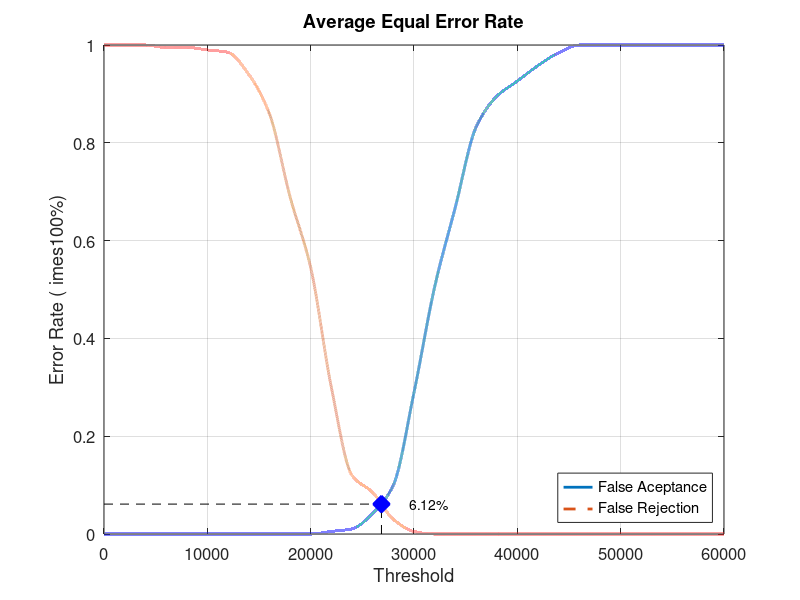
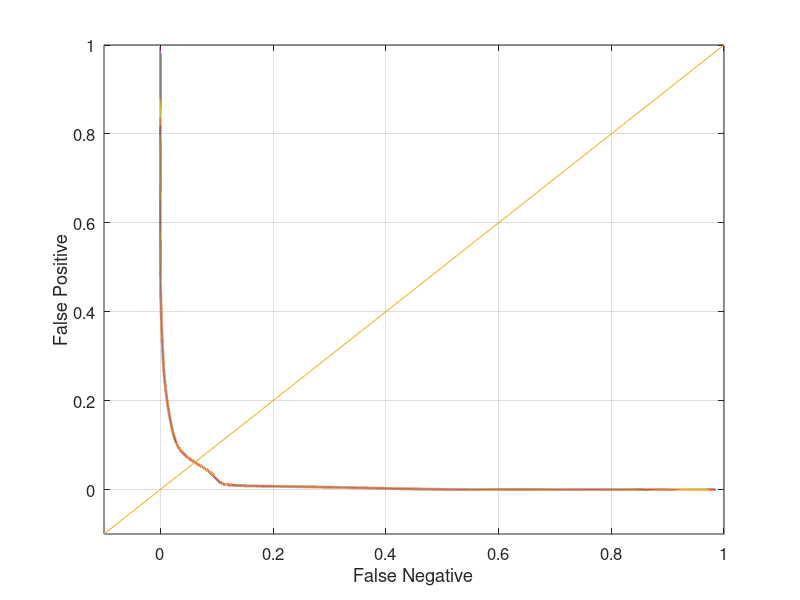

Write MATLAB code to recreate these figures, in order.
close all;
clear;
clc;
x = 0:2000:60000;
xq = 0:0.5:60000;

y0 = [0 0 0 0 0 0 0 0 0 0 0 0.00526316 0.0105263 0.0421053 0.1 0.289474 0.505263 0.668421 0.831579 0.894737 0.926316 0.957895 0.984211 1 1 1 1 1 1 1 1]
yy0 = interp1(x, y0, xq, 'pchip');
y1 = [1 1 1 0.995 0.995 0.99 0.985 0.94 0.86 0.69 0.545 0.3 0.12 0.085 0.03 0.005 0 0 0 0 0 0 0 0 0 0 0 0 0 0 0]
yy1 = interp1(x, y1, xq, 'pchip');

% Calculating EER: 
y2 = abs(y0 - y1);
find(y2 == min(y2))
yy2 = abs(yy0 - yy1);
xEER = find(yy2 == min(yy2));
xEERIndex = xq(xEER) % X-axis EER
yEER = yy0(xEER) % Y-axis EER

main = figure
plot(xq, yy0,'-','LineWidth', 2);	hold on
plot(xq, yy1,'--','LineWidth', 2);	hold on
plot([xEERIndex xEERIndex], [0 yEER], 'k--');	hold on
plot([0 xEERIndex], [yEER yEER], 'k--');	hold on
plot(xEERIndex, yEER, 'bx', 'LineWidth', 10);	hold on
text(xEERIndex + 10 * xEERIndex / 100, yEER, [num2str(round((10000 * yEER)) / 100) '%'])
legend('False Aceptance', 'False Rejection', 'Location', 'SouthEast')
xlabel('Threshold')
ylabel('Error Rate (	imes100%)')
title('Average Equal Error Rate')
set(gca, 'FontSize', 12)
axis([0 60000 0 1])
grid on

print(main, 'Database2_2Main', '-dpng');
FNRxFPR = figure('Color', [1 1 1]);
plot(yy1, yy0, '-', yy1, yy0, 'LineWidth', 2);
hold on
y = -0.1:0.1:1
plot(y, y); 
set(gca, 'FontSize', 12)
xlabel('False Negative')
ylabel('False Positive')
axis([-0.1 1 -0.1 1])
set(gca, 'FontSize', 12)
grid on

print(FNRxFPR, 'Database2_2FNRxFPR','-dpng');
